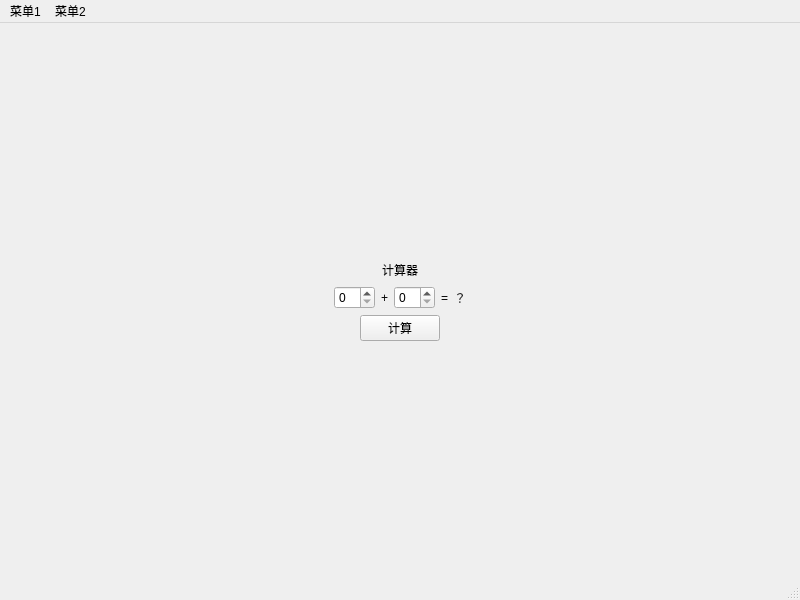
<?xml version="1.0" encoding="UTF-8"?>
<ui version="4.0">
 <class>MainWindow</class>
 <widget class="QMainWindow" name="MainWindow">
  <property name="geometry">
   <rect>
    <x>0</x>
    <y>0</y>
    <width>800</width>
    <height>600</height>
   </rect>
  </property>
  <property name="windowTitle">
   <string>MainWindow</string>
  </property>
  <widget class="QWidget" name="centralwidget">
   <layout class="QVBoxLayout" name="verticalLayout">
    <item>
     <spacer name="verticalSpacer_2">
      <property name="orientation">
       <enum>Qt::Vertical</enum>
      </property>
      <property name="sizeHint" stdset="0">
       <size>
        <width>20</width>
        <height>200</height>
       </size>
      </property>
     </spacer>
    </item>
    <item>
     <layout class="QHBoxLayout" name="horizontalLayout_4">
      <item>
       <spacer name="horizontalSpacer_3">
        <property name="orientation">
         <enum>Qt::Horizontal</enum>
        </property>
        <property name="sizeHint" stdset="0">
         <size>
          <width>40</width>
          <height>20</height>
         </size>
        </property>
       </spacer>
      </item>
      <item>
       <widget class="QLabel" name="label">
        <property name="text">
         <string>计算器</string>
        </property>
       </widget>
      </item>
      <item>
       <spacer name="horizontalSpacer_4">
        <property name="orientation">
         <enum>Qt::Horizontal</enum>
        </property>
        <property name="sizeHint" stdset="0">
         <size>
          <width>40</width>
          <height>20</height>
         </size>
        </property>
       </spacer>
      </item>
     </layout>
    </item>
    <item>
     <layout class="QHBoxLayout" name="horizontalLayout_3">
      <item>
       <spacer name="horizontalSpacer">
        <property name="orientation">
         <enum>Qt::Horizontal</enum>
        </property>
        <property name="sizeHint" stdset="0">
         <size>
          <width>40</width>
          <height>20</height>
         </size>
        </property>
       </spacer>
      </item>
      <item>
       <layout class="QHBoxLayout" name="horizontalLayout">
        <item>
         <widget class="QSpinBox" name="input1"/>
        </item>
        <item>
         <widget class="QLabel" name="label_2">
          <property name="text">
           <string>+</string>
          </property>
         </widget>
        </item>
        <item>
         <widget class="QSpinBox" name="input2"/>
        </item>
        <item>
         <widget class="QLabel" name="label_3">
          <property name="text">
           <string>=</string>
          </property>
         </widget>
        </item>
        <item>
         <widget class="QLabel" name="result1">
          <property name="text">
           <string>？</string>
          </property>
         </widget>
        </item>
       </layout>
      </item>
      <item>
       <spacer name="horizontalSpacer_2">
        <property name="orientation">
         <enum>Qt::Horizontal</enum>
        </property>
        <property name="sizeHint" stdset="0">
         <size>
          <width>40</width>
          <height>20</height>
         </size>
        </property>
       </spacer>
      </item>
     </layout>
    </item>
    <item>
     <layout class="QHBoxLayout" name="horizontalLayout_2">
      <item>
       <spacer name="horizontalSpacer_5">
        <property name="orientation">
         <enum>Qt::Horizontal</enum>
        </property>
        <property name="sizeHint" stdset="0">
         <size>
          <width>40</width>
          <height>20</height>
         </size>
        </property>
       </spacer>
      </item>
      <item>
       <widget class="QPushButton" name="btn1">
        <property name="text">
         <string>计算</string>
        </property>
       </widget>
      </item>
      <item>
       <spacer name="horizontalSpacer_6">
        <property name="orientation">
         <enum>Qt::Horizontal</enum>
        </property>
        <property name="sizeHint" stdset="0">
         <size>
          <width>40</width>
          <height>20</height>
         </size>
        </property>
       </spacer>
      </item>
     </layout>
    </item>
    <item>
     <spacer name="verticalSpacer">
      <property name="orientation">
       <enum>Qt::Vertical</enum>
      </property>
      <property name="sizeHint" stdset="0">
       <size>
        <width>20</width>
        <height>200</height>
       </size>
      </property>
     </spacer>
    </item>
   </layout>
  </widget>
  <widget class="QMenuBar" name="menubar">
   <property name="geometry">
    <rect>
     <x>0</x>
     <y>0</y>
     <width>800</width>
     <height>24</height>
    </rect>
   </property>
   <widget class="QMenu" name="menu_1">
    <property name="title">
     <string>菜单1</string>
    </property>
    <addaction name="actionhahaha"/>
   </widget>
   <widget class="QMenu" name="menu_2">
    <property name="title">
     <string>菜单2</string>
    </property>
    <addaction name="actionhhh"/>
   </widget>
   <addaction name="menu_1"/>
   <addaction name="menu_2"/>
  </widget>
  <widget class="QStatusBar" name="statusbar"/>
  <action name="actionhhh">
   <property name="text">
    <string>hhh</string>
   </property>
  </action>
  <action name="actionhahaha">
   <property name="text">
    <string>hahaha</string>
   </property>
  </action>
 </widget>
 <resources/>
 <connections/>
</ui>
